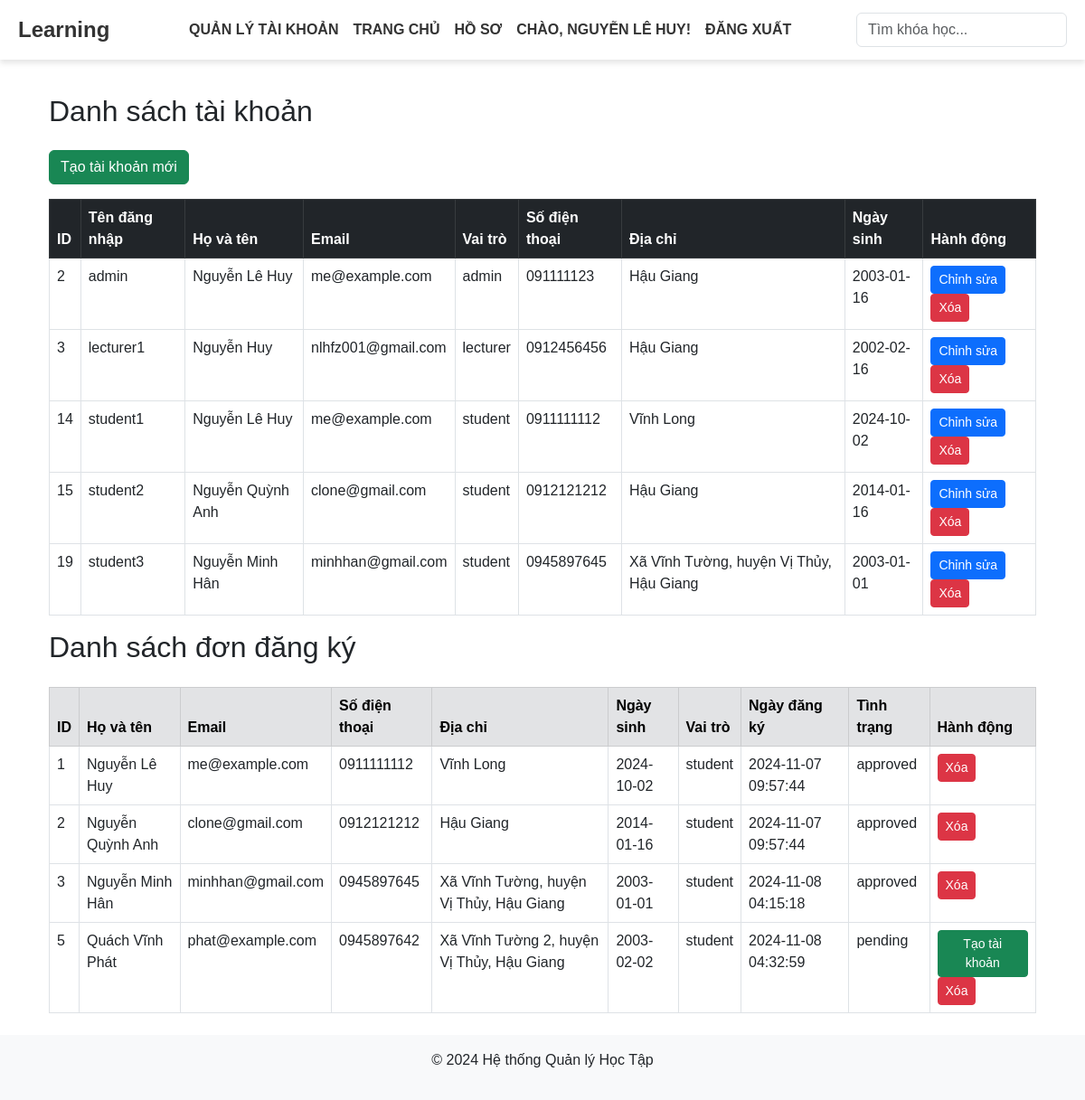
Page /user (signed in) on the committed database.
### tables this page shows
CREATE TABLE `users` (
  `user_id` int(11) NOT NULL,
  `username` varchar(50) NOT NULL,
  `password` varchar(255) NOT NULL,
  `full_name` varchar(100) NOT NULL,
  `email` varchar(100) NOT NULL,
  `role` enum('admin','lecturer','student') NOT NULL,
  `phone_number` varchar(15) NOT NULL,
  `address` varchar(255) NOT NULL,
  `date_of_birth` date NOT NULL,
  `registration_id` int(11) DEFAULT NULL,
  `created_at` timestamp NOT NULL DEFAULT current_timestamp()
);

CREATE TABLE `registrations` (
  `registration_id` int(11) NOT NULL,
  `full_name` varchar(100) NOT NULL,
  `email` varchar(100) NOT NULL,
  `phone_number` varchar(15) NOT NULL,
  `address` varchar(255) NOT NULL,
  `date_of_birth` date NOT NULL,
  `role` enum('lecturer','student') NOT NULL,
  `status` enum('approved','pending') DEFAULT 'pending',
  `submitted_at` timestamp NOT NULL DEFAULT current_timestamp()
);

### app/Controllers/UserController.php (called while the page is built, shortened)
<?php
class UserController
{
    private $userModel;
    private $registrationModel;
    public function __construct()
    {
        $database = new Database();
        $this->db = $database->getConnection();
        $this->userModel = new User($this->db);
        $this->registrationModel = new Registration($this->db);
    }
    public function listUsers()
    {
        $users = $this->userModel->getAllUsers();
        $registrations = $this->registrationModel->getAllRegistrations();
        $userData = $this->getUserData();
        $content = $this->renderView('User/list_users.php', ['userData' => $userData, 'users' => $users, 'registrations' => $registrations]);
        $this->renderLayout($content, $userData);
    }
    public function getUserData()
    {
        return $_SESSION['user'] ?? null;
    }
    public function renderView($view, $data = [])
    {
        extract($data);
        include __DIR__ . "/../Views/$view";
        return ob_get_clean();
    }
    public function renderLayout($content, $userData = [])
    {
        $layoutPath = __DIR__ . '/../Views/layout.php';
        include $layoutPath;
    }
}

### app/Config/Database.php (called while the page is built, shortened)
<?php
class Database {
    private $host = 'localhost';
    private $db_name = 'LearningSystem';
    private $username = 'root';
    private $password = '';
    public function getConnection() {
        $this->conn = null;
        try {
            $this->conn = new PDO("mysql:host=" . $this->host . ";dbname=" . $this->db_name, $this->username, $this->password);
            $this->conn->setAttribute(PDO::ATTR_ERRMODE, PDO::ERRMODE_EXCEPTION);
        } catch (PDOException $exception) {
            echo "Connection error: " . $exception->getMessage();
        }
        return $this->conn;
    }
}

### app/Models/User.php (called while the page is built, shortened)
<?php
class User
{
    private $conn;
    private $table = 'users';
    public function __construct($db)
    {
        $this->conn = $db;
    }
    public function getAllUsers()
    {
        $query = "SELECT * FROM " . $this->table;
        $stmt = $this->conn->prepare($query);
        $stmt->execute();
        return $stmt->fetchAll(PDO::FETCH_ASSOC);
    }
}

### app/Models/Registration.php (called while the page is built, shortened)
<?php
class Registration
{
    private $conn;
    private $table = 'registrations';
    public function __construct($db)
    {
        $this->conn = $db;
    }
    public function getAllRegistrations()
    {
        $query = "SELECT * FROM " . $this->table;
        $stmt = $this->conn->prepare($query);
        $stmt->execute();
        return $stmt->fetchAll(PDO::FETCH_ASSOC);
    }
}

### app/Views/User/list_users.php (the view, shortened to what this page needs)
<div class="container mt-4">
    <h2 class="mb-4">Danh sách tài khoản</h2>
    <div class="mb-3">
        <a href="/user/create" class="btn btn-success">Tạo tài khoản mới</a>
    </div>
    <table class="table table-bordered">
        <thead class="table-dark">
            <tr>
                <th>ID</th>
                <th>Tên đăng nhập</th>
                <th>Họ và tên</th>
                <th>Email</th>
                <th>Vai trò</th>
                <th>Số điện thoại</th>
                <th>Địa chỉ</th>
                <th>Ngày sinh</th>
                <th>Hành động</th>
            </tr>
        </thead>
        <tbody>
            <?php foreach ($users as $user): ?>
                <tr>
                    <td><?= $user['user_id'] ?></td>
                    <td><?= $user['username'] ?></td>
                    <td><?= $user['full_name'] ?></td>
                    <td><?= $user['email'] ?></td>
                    <td><?= $user['role'] ?></td>
                    <td><?= $user['phone_number'] ?></td>
                    <td><?= $user['address'] ?></td>
                    <td><?= $user['date_of_birth'] ?></td>
                    <td>
                        <a href="/user/edit/<?= $user['user_id'] ?>" class="btn btn-primary btn-sm">Chỉnh sửa</a>
                        <a href="/user/delete/<?= $user['user_id'] ?>" class="btn btn-danger btn-sm"
                            onclick="return confirm('Bạn có chắc chắn muốn xóa người dùng này không?')">Xóa</a>
                    </td>
                </tr>
            <?php endforeach; ?>
        </tbody>
    </table>
    <h2 class="mb-4">Danh sách đơn đăng ký</h2>
    <table class="table table-bordered">
        <thead class="table-secondary">
            <tr>
                <th>ID</th>
                <th>Họ và tên</th>
                <th>Email</th>
                <th>Số điện thoại</th>
                <th>Địa chỉ</th>
                <th>Ngày sinh</th>
                <th>Vai trò</th>
                <th>Ngày đăng ký</th>
                <th>Tình trạng</th>
                <th>Hành động</th>
            </tr>
        </thead>
        <tbody>
            <?php foreach ($registrations as $registration): ?>
                <tr>
                    <td><?= $registration['registration_id'] ?></td>
                    <td><?= $registration['full_name'] ?></td>
                    <td><?= $registration['email'] ?></td>
                    <td><?= $registration['phone_number'] ?></td>
                    <td><?= $registration['address'] ?></td>
                    <td><?= $registration['date_of_birth'] ?></td>
                    <td><?= $registration['role'] ?></td>
                    <td><?= $registration['submitted_at'] ?></td>
                    <td><?= $registration['status'] ?></td>
                    <td>
                        <?php if ($registration['status'] === 'pending'): ?>
                            <a href="/user/create/<?= $registration['registration_id'] ?>" class="btn btn-success btn-sm">Tạo
                                tài khoản</a>
                        <?php endif; ?>
                        <a href="/registration/delete/<?= $registration['registration_id'] ?>" class="btn btn-danger btn-sm"
                            onclick="return confirm('Bạn có chắc chắn muốn xóa đơn đăng ký này không?')">Xóa</a>
                    </td>
                </tr>
            <?php endforeach; ?>
        </tbody>
    </table>
</div>

### app/Views/layout.php (shortened to what this page needs)
<!DOCTYPE html>
<html lang="en">
<head>
    <link href="https://cdn.jsdelivr.net/npm/bootstrap@5.3.0/dist/css/bootstrap.min.css" rel="stylesheet">
    <link rel="stylesheet" href="https://cdnjs.cloudflare.com/ajax/libs/font-awesome/5.15.3/css/all.min.css">
</head>
<body>
    <header>
        <div class="container">
            <nav class="navbar navbar-expand-lg fixed-top">
                <a class="navbar-brand" href="/home">Learning</a>
                <div class="collapse navbar-collapse justify-content-center" id="navbarNav">
                    <ul class="navbar-nav">
                        <?php if (isset($userData['role']) && $userData['role'] === 'admin'): ?>
                            <li class="nav-item">
                                <a class="nav-link text-white" href="/user">Quản lý tài khoản</a>
                            </li>
                        <?php endif; ?>
                        <li class="nav-item">
                            <a class="nav-link text-white" href="/courses">Trang Chủ</a>
                        </li>
                        <li class="nav-item">
                            <a class="nav-link text-white" href="/profile">Hồ Sơ</a>
                        </li>
                        <?php if (isset($userData['full_name'])): ?>
                            <li class="nav-item">
                                <span class="nav-link text-white">Chào,
                                    <?php echo htmlspecialchars($userData['full_name']); ?>!</span>
                            </li>
                            <li class="nav-item">
                                <a class="nav-link text-white" href="/logout">Đăng Xuất</a>
                            </li>
                        <?php endif; ?>
                    </ul>
                </div>
                <div class="ml-auto position-relative">
                    <input type="text" id="search-input" class="form-control" placeholder="Tìm khóa học..."
                        autocomplete="off">
                </div>
            </nav>
        </div>
    </header>
    <main class="container mt-4">
        <div class="content">
            <?php echo $content; ?>
        </div>
    </main>
    <footer class="bg-light text-center py-3 mt-4">
        <p>&copy; 2024 Hệ thống Quản lý Học Tập</p>
    </footer>
</body>
</html>

### app/Views/layout.php (style rules this page uses)
body { font-family: Arial, sans-serif; padding-top: 80px; }
.navbar { background-color: #fff; padding: 10px 20px; box-shadow: 0 4px 6px rgba(0, 0, 0, 0.1); }
.navbar-brand { font-size: 1.5rem; font-weight: bold; color: #333; display: flex; align-items: center; }
.navbar-nav .nav-link { color: #333 !important; font-size: 1rem; font-weight: bold; text-transform: uppercase; padding: 0 15px; position: relative; }

### rows in the picture
users: full_name "NGUYỄN LÊ HUY", user_id "2", username "admin", full_name "Nguyễn Lê Huy", email "me@example.com", role "admin", phone_number "091111123", address "Hậu Giang", date_of_birth "2003-01-16"
users: user_id "3", username "lecturer1", full_name "Nguyễn Huy", email "nlhfz001@gmail.com", role "lecturer", phone_number "0912456456", address "Hậu Giang", date_of_birth "2002-02-16"
users: user_id "14", username "student1", full_name "Nguyễn Lê Huy", email "me@example.com", role "student", phone_number "0911111112", address "Vĩnh Long", date_of_birth "2024-10-02"
users: user_id "15", username "student2", full_name "Nguyễn Quỳnh Anh", email "clone@gmail.com", role "student", phone_number "0912121212", address "Hậu Giang", date_of_birth "2014-01-16"
users: user_id "19", username "student3", full_name "Nguyễn Minh Hân", email "minhhan@gmail.com", role "student", phone_number "0945897645", address "Xã Vĩnh Tường, huyện Vị Thủy, Hậu Giang", date_of_birth "2003-01-01"
registrations: registration_id "1", full_name "Nguyễn Lê Huy", email "me@example.com", phone_number "0911111112", address "Vĩnh Long", date_of_birth "2024-10-02", role "student", submitted_at "2024-11-07 09:57:44", status "approved"
registrations: registration_id "2", full_name "Nguyễn Quỳnh Anh", email "clone@gmail.com", phone_number "0912121212", address "Hậu Giang", date_of_birth "2014-01-16", role "student", submitted_at "2024-11-07 09:57:44", status "approved"
registrations: registration_id "3", full_name "Nguyễn Minh Hân", email "minhhan@gmail.com", phone_number "0945897645", address "Xã Vĩnh Tường, huyện Vị Thủy, Hậu Giang", date_of_birth "2003-01-01", role "student", submitted_at "2024-11-08 04:15:18", status "approved"
registrations: registration_id "5", full_name "Quách Vĩnh Phát", email "phat@example.com", phone_number "0945897642", address "Xã Vĩnh Tường 2, huyện Vị Thủy, Hậu Giang", date_of_birth "2003-02-02", role "student", submitted_at "2024-11-08 04:32:59", status "pending"
